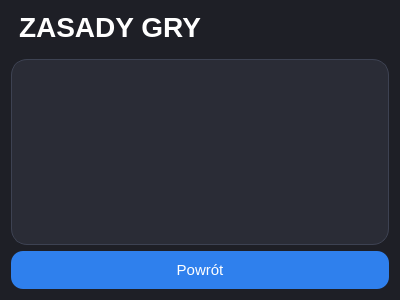
<?xml version="1.0" encoding="UTF-8"?>
<ui version="4.0">
 <class>RulesPage</class>
 <widget class="QWidget" name="RulesPage">
  <property name="geometry">
   <rect>
    <x>0</x>
    <y>0</y>
    <width>400</width>
    <height>300</height>
   </rect>
  </property>
  <property name="windowTitle">
   <string>Form</string>
  </property>
  <property name="styleSheet">
   <string notr="true">QWidget {
    background-color: #1e1f26;
    color: #ffffff;
}

/* Tytuł */
QLabel#labelTitle {
    font-size: 28px;
    font-weight: bold;
    qproperty-alignment: AlignCenter;
    margin-bottom: 10px;
}

/* Panel z zasadami */
QTextBrowser {
    background-color: #2a2c36;
    border: 1px solid #3d4252;
    border-radius: 16px;
    padding: 18px;
    font-size: 15px;
    line-height: 1.6;
}

/* Scrollbar */
QScrollBar:vertical {
    border: none;
    background: #2a2c36;
    width: 10px;
    margin: 4px 0 4px 0;
}

QScrollBar::handle:vertical {
    background: #555b6e;
    border-radius: 5px;
}

QScrollBar::handle:vertical:hover {
    background: #6c7390;
}

/* Button */
QPushButton {
    background-color: #2f80ed;
    color: white;
    border-radius: 12px;
    padding: 10px 18px;
    font-size: 15px;
    border: none;
    min-width: 140px;
}

QPushButton:hover {
    background-color: #3c94ff;
}

QPushButton:pressed {
    background-color: #256fd1;
}</string>
  </property>
  <layout class="QVBoxLayout" name="verticalLayout_2">
   <item>
    <widget class="QLabel" name="labelTitle">
     <property name="text">
      <string>ZASADY GRY</string>
     </property>
    </widget>
   </item>
   <item>
    <widget class="QTextBrowser" name="textBrowser"/>
   </item>
   <item>
    <widget class="QPushButton" name="btnBack">
     <property name="text">
      <string>Powrót</string>
     </property>
    </widget>
   </item>
  </layout>
 </widget>
 <resources/>
 <connections/>
</ui>
